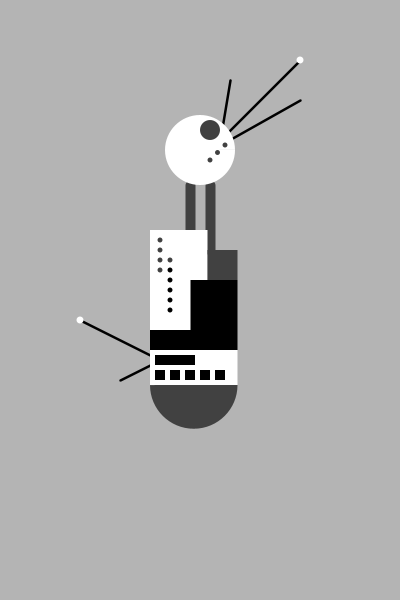
Frame 1 (no input)
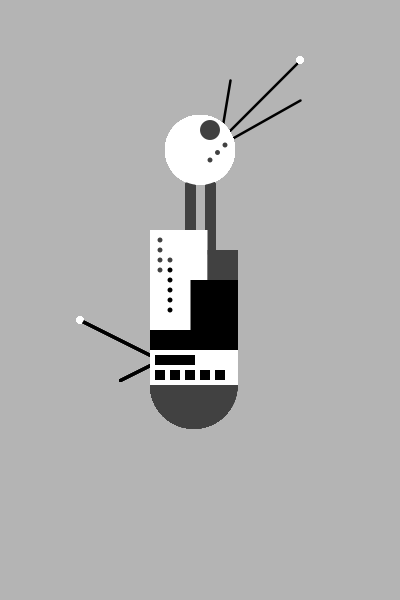
Frame 60 (the mouse pressed at the canvas centre just before this capture)
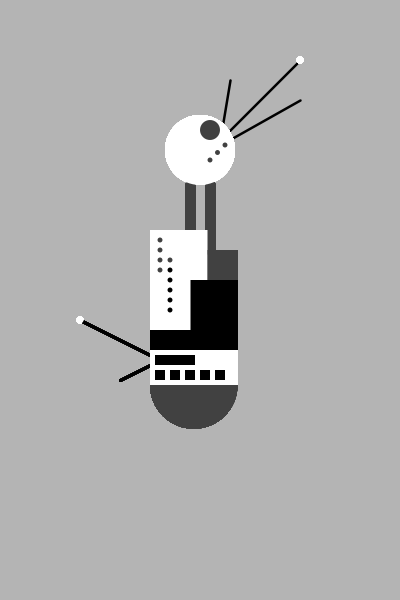
Frame 120 (the mouse held since frame 60 and released just before this capture)

The Processing sketch that drew these frames (run headless with seeded random() and noise(); from frame 60 on, the mouse is pressed at the canvas centre):

// Processing sketch: processing_54860
// ── processing_54860.pde

void setup() {
  size(400,600);
  background(180);
  smooth();
}

void draw(){
  
  //background extras
  strokeWeight(2.5);
  line(220,140,230,80);
  line(220,140,300,60);
  line(220,145,300,100);
  noStroke();
  fill(255);
  arc(300,60,7,7,0,6.28);
  stroke(0);
  strokeWeight(2.5);
  line(160,360,80,320);
  line(160,360,120,380);
  fill(255);
  noStroke();
  arc(80,320,7,7,0,6.28);
  
  //body
  strokeWeight(10);
  stroke(65);
  line(190,185,190,230); //left neckline
  line(210,185,210,250); //right neckline
  fill(255);
  noStroke();
  arc(200,150,70,70,0,6.28); //head
  fill(255);
  rect(150,230,57.5,100); //body top left white rectangle
  fill(65);
  rect(207.5,250,30,30); //body top right dark grey square
  fill(0);
  rect(190.5,280,47,50); //black square right
  rect(150,330,87.5,20); //thin rectangle black
  fill(255);
  rect(150,350,87.5,35); //white thick rectangle
  fill(65);
  arc(193.75,385,87.5,87.5,0,3.14); //semi circle bottom
  
  //extras
  arc(210,130,20,20,0,6.28); //big eye
  arc(225,145,5,5,0,6.28); //little cirlce in head
  arc(217.5,152.5,5,5,0,6.28); //little circle in head
  arc(210,160,5,5,0,6.28); //little circle in head
  for (int i=0; i<4; i++) {
    arc(160,240+10*i,5,5,0,6.28); //first line little circles body
  }
  for (int i=0; i<6; i++) {
    arc(170,260+10*i,5,5,0,6.28); //second line little circles body
    fill(0);
    rect(155,355,40,10); //long black rectangle
    rect(155,370,10,10); //small square black
    rect(170,370,10,10); //small square black
    rect(185,370,10,10); //small square black
    rect(200,370,10,10); //small square black
    rect(215,370,10,10); //small square black
    
  }
 
}
